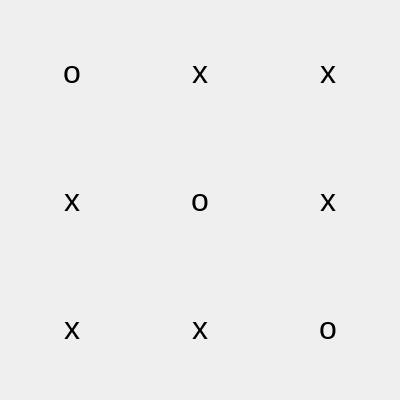
<?xml version="1.0" encoding="UTF-8"?>
<ui version="4.0">
 <class>MainUi</class>
 <widget class="QWidget" name="MainUi">
  <property name="geometry">
   <rect>
    <x>0</x>
    <y>0</y>
    <width>400</width>
    <height>400</height>
   </rect>
  </property>
  <property name="windowTitle">
   <string>MainUi</string>
  </property>
  <layout class="QGridLayout" name="gridLayout">
   <item row="0" column="0">
    <widget class="QLabel" name="label_00">
     <property name="text">
      <string>o</string>
     </property>
     <property name="alignment">
      <set>Qt::AlignCenter</set>
     </property>
     <property name="font">
      <font>
       <pointsize>24</pointsize>
      </font>
     </property>
    </widget>
   </item>
   <item row="0" column="1">
    <widget class="QLabel" name="label_01">
     <property name="text">
      <string>x</string>
     </property>
     <property name="alignment">
      <set>Qt::AlignCenter</set>
     </property>
     <property name="font">
      <font>
       <pointsize>24</pointsize>
      </font>
     </property>
    </widget>
   </item>
   <item row="0" column="2">
    <widget class="QLabel" name="label_02">
     <property name="text">
      <string>x</string>
     </property>
     <property name="alignment">
      <set>Qt::AlignCenter</set>
     </property>
     <property name="font">
      <font>
       <pointsize>24</pointsize>
      </font>
     </property>
    </widget>
   </item>
   <item row="1" column="0">
    <widget class="QLabel" name="label_10">
     <property name="text">
      <string>x</string>
     </property>
     <property name="alignment">
      <set>Qt::AlignCenter</set>
     </property>
     <property name="font">
      <font>
       <pointsize>24</pointsize>
      </font>
     </property>
    </widget>
   </item>
   <item row="1" column="1">
    <widget class="QLabel" name="label_11">
     <property name="text">
      <string>o</string>
     </property>
     <property name="alignment">
      <set>Qt::AlignCenter</set>
     </property>
     <property name="font">
      <font>
       <pointsize>24</pointsize>
      </font>
     </property>
    </widget>
   </item>
   <item row="1" column="2">
    <widget class="QLabel" name="label_12">
     <property name="text">
      <string>x</string>
     </property>
     <property name="alignment">
      <set>Qt::AlignCenter</set>
     </property>
     <property name="font">
      <font>
       <pointsize>24</pointsize>
      </font>
     </property>
    </widget>
   </item>
   <item row="2" column="0">
    <widget class="QLabel" name="label_20">
     <property name="text">
      <string>x</string>
     </property>
     <property name="alignment">
      <set>Qt::AlignCenter</set>
     </property>
     <property name="font">
      <font>
       <pointsize>24</pointsize>
      </font>
     </property>
    </widget>
   </item>
   <item row="2" column="1">
    <widget class="QLabel" name="label_21">
     <property name="text">
      <string>x</string>
     </property>
     <property name="alignment">
      <set>Qt::AlignCenter</set>
     </property>
     <property name="font">
      <font>
       <pointsize>24</pointsize>
      </font>
     </property>
    </widget>
   </item>
   <item row="2" column="2">
    <widget class="QLabel" name="label_22">
     <property name="text">
      <string>o</string>
     </property>
     <property name="alignment">
      <set>Qt::AlignCenter</set>
     </property>
     <property name="font">
      <font>
       <pointsize>24</pointsize>
      </font>
     </property>
    </widget>
   </item>
  </layout>
 </widget>
 <resources/>
 <connections/>
</ui>
